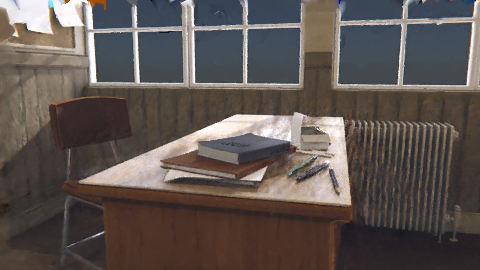
#> input picture rapport/depth_supervision/rgb_loss_scale_0.0001.png, 480 x 270 px
$ python crop_test_images.py depth_supervision/rgb_loss_scale_0.0001.png out.png
#> lines starting #> are read from the running program, lines starting #| are printed output that depends on the picture
from PIL import Image

def crop_test_images(image_path, output_path, downscale_factor=1, extract_truth=False):
#> called with output_path = 'out.png', downscale_factor = 1, extract_truth = False
    with Image.open(image_path) as img:
#> img is the input picture: PIL image 480x270 RGB; mean R, G, B 93.7, 85, 80.9
        width, height = img.size
#> width = 480; height = 270
        result_width = width // 3
#> result_width = 160

        img_cropped = img.crop((result_width if extract_truth else 0, 0, result_width * 2 if extract_truth else result_width, height))
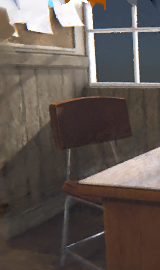
#> img_cropped: PIL image 160x270 RGB; mean R, G, B 96.9, 87.2, 81.9
        if downscale_factor > 1:
            img_cropped = img_cropped.resize(
                (result_width // downscale_factor, height // downscale_factor),
                Image.LANCZOS
            )
        img_cropped.save(output_path, format='PNG')

if __name__ == "__main__":
    import argparse
    parser = argparse.ArgumentParser(description="Crop test images to 1/3 width and downscale if needed.")
    parser.add_argument("image_path", type=str, help="Path to the input image.")
    parser.add_argument("output_path", type=str, help="Path to save the cropped image.")
    parser.add_argument("--downscale_factor", type=int, default=1, help="Factor by which to downscale the image.")
    parser.add_argument("--truth", type=bool, default=False, help="Whether to extract the ground truth image.")

    args = parser.parse_args()

    crop_test_images(args.image_path, args.output_path, args.downscale_factor, args.truth)
